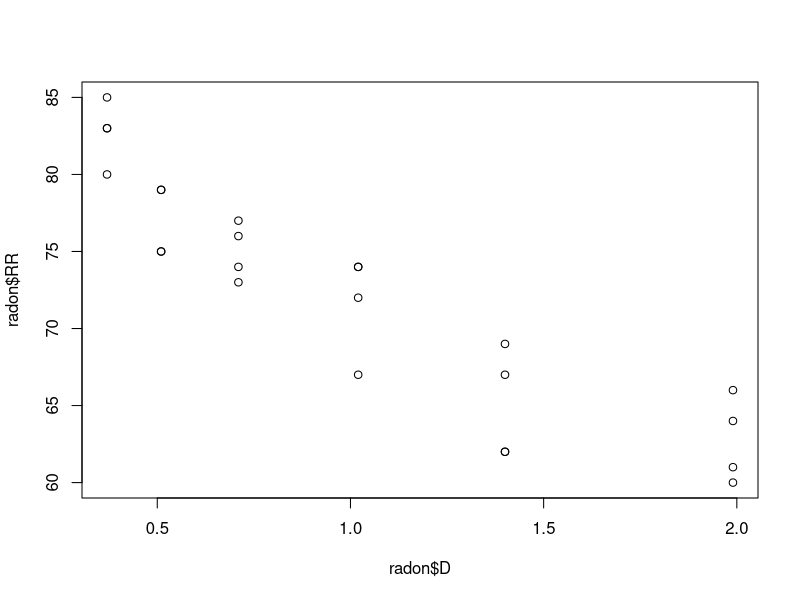

Generate this figure with R:
library(readr)
library(ggplot2)
library(multcompView)
library(dplyr)

radon <- data.frame(D = c(0.37,0.37,0.37,0.37,0.51,0.51,0.51,0.51,0.71,0.71,0.71,0.71,1.02,1.02,1.02,1.02,1.4,1.4,1.4,1.4,1.99,1.99,1.99,1.99),
                    RR = c(80,83,83,85,75,75,79,79,74,73,76,77,67,72,74,74,62,62,67,69,60,61,64,66))
str(radon)
#Creating a simple plot for data visualisation
# building a simple plot for data visualisation
plot(radon$D, radon$RR)
# Analysis of variance for one factor – One-Way ANOVA
# analysis of variance
anova.rr <- aov(RR ~ as.factor(D), data = radon)
summary(anova.rr)
# Creating a table with factors, means and standard deviation
radon_summary <- group_by(radon, D) %>%
  summarise(mean=mean(RR), sd=sd(RR)) %>%
  arrange(desc(mean))
print(radon_summary)
#Comparing means by Tukey’s test
# Tukey's test
tukey.rr <- TukeyHSD(anova.rr)
print(tukey.rr)
#Superscript letters to indicate significant differences
# creating the compact letter display
cld.rr <- multcompLetters4(anova.rr, tukey.rr)
print(cld.rr)
## adding the compact letter display to the table with means and sd
cld <- as.data.frame.list(cld.rr$`as.factor(D)`)
radon_summary$Tukey <- cld$Letters
print(radon_summary)
write.csv("data_summary.csv")
# now other plots are based on this data
